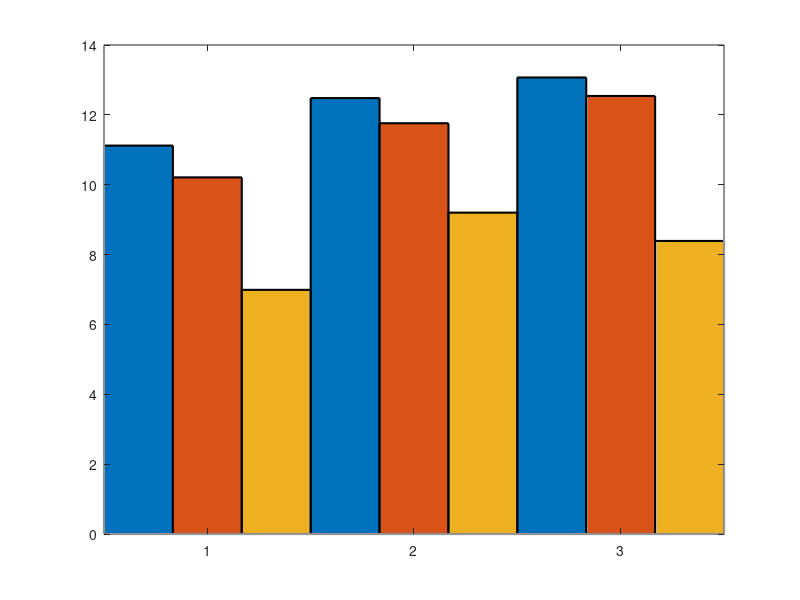

Write the MATLAB code that produced this figure. (Note: this script raises an error after producing the figure.)
close all;
fig2 = figure('Position',[0 0 1300 850]);
%set(gca,'fontname','Times','FontSize',20); % Set it to times
%input parameter
temp1200 = [11.12 10.21 6.99];
temp1000 = [12.48 11.76 9.20];
temp800 = [13.07 12.54 8.39];
y = [temp1200; temp1000; temp800];
errhigh = [0.35 0.4 0.45];
errlow = [0.35 0.4 0.45];
%err = 0.3*y;
%y = [1200K 1000K 800K];
%x = categorical({'1200K','1000K','800K'});
%x = reordercats(x,{'1200K','1000K','800K'});
%ylim([0 5]);
%bp = bar(x,y,'BarWidth',1); %Acceptable range [0 1] 
bp = bar(y,'BarWidth',1,'LineWidth',1.5); %Acceptable range [0 1] 
hold on
for k = 1:size(y,2)
    % get x positions per group
    xpos = bp(k).XData + bp(k).XOffset;
    % draw errorbar
    errorbar(xpos, y(:,k), errlow(:,k),errhigh(:,k), 'LineStyle', 'none', ... 
        'Color', 'k', 'LineWidth', 1.5);
end
%title('What is my name?','FontSize',20,'Position',[2 4.7])
xlabel('Ambient temperature (K)','FontSize',20,'FontName','times');
ylabel('Maximum Combustion Pressure (ms)','FontSize',20,'FontName','times');
%{
hp = bar(y);
cm = colororder; % or replace with the desired colormap
hatchfill2(hp(1),'single','HatchAngle',0,'hatchcolor',cm(1,:));
hatchfill2(hp(2),'cross','HatchAngle',45,'hatchcolor',cm(2,:));
hatchfill2(hp(3),'single','HatchAngle',45,'hatchcolor',cm(3,:));
for i = 1:numel(hp)
    hp(i).FaceColor = 'none';
end
%}
cm = colororder; % or replace with the desired colormap
A = hatchfill2(bp(1),'single','HatchAngle',0,'hatchcolor',[0 0 0],'HatchLineWidth',1.5);
B = hatchfill2(bp(2),'cross','HatchAngle',45,'hatchcolor',[1 0 0],'HatchLineWidth',1.5);
C = hatchfill2(bp(3),'single','HatchAngle',45,'hatchcolor',[0 0 1],'HatchLineWidth',1.5);
for i = 1:numel(bp)
    bp(i).FaceColor = 'none';
end
hold on
%bp(1).FaceColor = 'r';
%bp(2).FaceColor = 'g';
%bp(3).FaceColor = 'b';
%hatchfill2(legendABC(1),'single','HatchAngle',0,'hatchcolor',[0 0 0],'HatchLineWidth',1.5);

legend([A B C],{' 21% O_{2} ' ' 15% O_{2} ' ' 10% O_{2} '},'FontSize',20,'FontWeight','normal');

%set(gca,'YTick',0:1:4,'YTickLabel',0:1:5)
set(gca,'YLim',[4 16]);
set(gca,'YTick',4:2:16);
set(gca, 'XTickLabel', {'1200','1000','800'},'FontName','times');
ax = gca;
ax.XAxis.FontSize = 20; %Xtick fontsize %https://www.mathworks.com/matlabcentral/answers/511665-fontsize-and-properties-of-xticklabels-using-figure-handles
ax.YAxis.FontSize = 20; %Ytick fontsize
set(gca,'fontname','Times','FontSize',20); % Set it to times

%text(,num2str(y(:,1)),'HorizontalAlignment','center','VerticalAlignment','bottom');
%errhigh = 0.1*y;
%errlow  = (-0.1)*y;
%er = errorbar(x,y,errlow,errhigh);   

%xCnt = vertcat(bp.XEndPoints);
%text(xCnt(:),y(:),compose('%d',y(:)),'HorizontalAlignment','center','VerticalAlignment','bottom');
%text(1:length(y),y,num2str(y),'vert','bottom','horiz','center')

%width = bp.BarWidth;
%for i=1:length(y(:, 1))
%    row = y(i, :);
%    % 0.5 is approximate net width of white spacings per group
%    offset = ((width + 0.3) / length(row)) / 2;
%    x = linspace(i-offset, i+offset, length(row));
%    text(x,row,num2str(row'),'vert','bottom','horiz','center','FontSize',18,'FontWeight');
%end
%str = {'P_{inj} = 1000bar';'m_{inj} = 67.93mg'};
%text(0.9,20,str,'FontSize',16,'FontWeight','normal',BackgroundColor=[1 1 1]);

%set(gca,'fontname','Carial','FontSize',20); % Set it to times
set(gca,'LineWidth',1.5);
set(gca,'fontweight');

str = {'Diesel combustion';'Solenoid injector';'P_{inj} = 1000 bar'};
text(1.1,14,str,'FontSize',20,'FontWeight','normal',BackgroundColor=[1 1 1],fontname='times');

%grid on
hold on